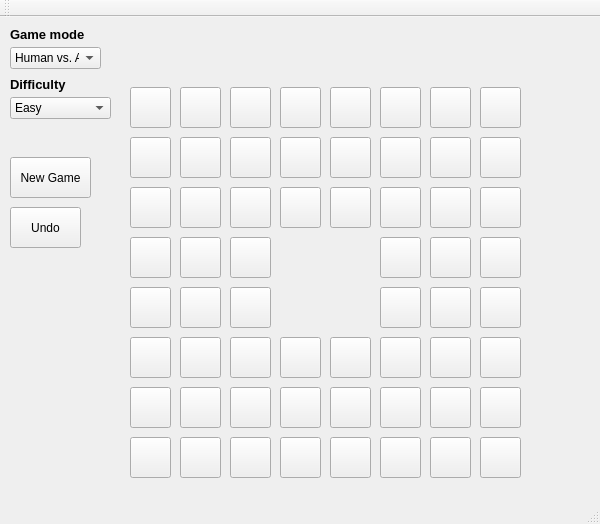
<?xml version="1.0" encoding="UTF-8"?>
<ui version="4.0">
 <class>MainWindow</class>
 <widget class="QMainWindow" name="MainWindow">
  <property name="geometry">
   <rect>
    <x>0</x>
    <y>0</y>
    <width>600</width>
    <height>524</height>
   </rect>
  </property>
  <property name="windowTitle">
   <string>MainWindow</string>
  </property>
  <property name="animated">
   <bool>true</bool>
  </property>
  <property name="tabShape">
   <enum>QTabWidget::Rounded</enum>
  </property>
  <property name="dockNestingEnabled">
   <bool>false</bool>
  </property>
  <widget class="QWidget" name="centralWidget">
   <widget class="QPushButton" name="btnNewGame">
    <property name="geometry">
     <rect>
      <x>10</x>
      <y>140</y>
      <width>81</width>
      <height>41</height>
     </rect>
    </property>
    <property name="text">
     <string>New Game</string>
    </property>
   </widget>
   <widget class="QComboBox" name="cboDifficulty">
    <property name="geometry">
     <rect>
      <x>10</x>
      <y>80</y>
      <width>101</width>
      <height>22</height>
     </rect>
    </property>
    <item>
     <property name="text">
      <string>Easy</string>
     </property>
    </item>
    <item>
     <property name="text">
      <string>Medium</string>
     </property>
    </item>
    <item>
     <property name="text">
      <string>Hard</string>
     </property>
    </item>
   </widget>
   <widget class="QPushButton" name="btnUndo">
    <property name="geometry">
     <rect>
      <x>10</x>
      <y>190</y>
      <width>71</width>
      <height>41</height>
     </rect>
    </property>
    <property name="text">
     <string>Undo</string>
    </property>
   </widget>
   <widget class="QLabel" name="label">
    <property name="geometry">
     <rect>
      <x>10</x>
      <y>60</y>
      <width>81</width>
      <height>16</height>
     </rect>
    </property>
    <property name="text">
     <string>&lt;html&gt;&lt;head/&gt;&lt;body&gt;&lt;p&gt;&lt;span style=&quot; font-size:10pt; font-weight:600;&quot;&gt;Difficulty&lt;/span&gt;&lt;/p&gt;&lt;/body&gt;&lt;/html&gt;</string>
    </property>
   </widget>
   <widget class="QLabel" name="lblBoard">
    <property name="geometry">
     <rect>
      <x>120</x>
      <y>60</y>
      <width>401</width>
      <height>401</height>
     </rect>
    </property>
    <property name="text">
     <string>&lt;html&gt;&lt;head/&gt;&lt;body&gt;&lt;p&gt;&lt;img src=&quot;:/images/board.jpg&quot;/&gt;&lt;/p&gt;&lt;/body&gt;&lt;/html&gt;</string>
    </property>
   </widget>
   <widget class="QLabel" name="label_2">
    <property name="geometry">
     <rect>
      <x>280</x>
      <y>220</y>
      <width>41</width>
      <height>41</height>
     </rect>
    </property>
    <property name="frameShape">
     <enum>QFrame::NoFrame</enum>
    </property>
    <property name="text">
     <string>&lt;html&gt;&lt;head/&gt;&lt;body&gt;&lt;p&gt;&lt;img src=&quot;:/images/white.png&quot;/&gt;&lt;/p&gt;&lt;/body&gt;&lt;/html&gt;</string>
    </property>
   </widget>
   <widget class="QLabel" name="label_3">
    <property name="geometry">
     <rect>
      <x>330</x>
      <y>270</y>
      <width>41</width>
      <height>41</height>
     </rect>
    </property>
    <property name="text">
     <string>&lt;html&gt;&lt;head/&gt;&lt;body&gt;&lt;p&gt;&lt;img src=&quot;:/images/white.png&quot;/&gt;&lt;/p&gt;&lt;/body&gt;&lt;/html&gt;</string>
    </property>
   </widget>
   <widget class="QLabel" name="label_4">
    <property name="geometry">
     <rect>
      <x>280</x>
      <y>270</y>
      <width>41</width>
      <height>41</height>
     </rect>
    </property>
    <property name="text">
     <string>&lt;html&gt;&lt;head/&gt;&lt;body&gt;&lt;p&gt;&lt;img src=&quot;:/images/black.png&quot;/&gt;&lt;/p&gt;&lt;/body&gt;&lt;/html&gt;</string>
    </property>
   </widget>
   <widget class="QLabel" name="label_5">
    <property name="geometry">
     <rect>
      <x>330</x>
      <y>220</y>
      <width>41</width>
      <height>41</height>
     </rect>
    </property>
    <property name="text">
     <string>&lt;html&gt;&lt;head/&gt;&lt;body&gt;&lt;p&gt;&lt;img src=&quot;:/images/black.png&quot;/&gt;&lt;/p&gt;&lt;/body&gt;&lt;/html&gt;</string>
    </property>
   </widget>
   <widget class="QPushButton" name="btn22">
    <property name="geometry">
     <rect>
      <x>230</x>
      <y>170</y>
      <width>41</width>
      <height>41</height>
     </rect>
    </property>
    <property name="autoFillBackground">
     <bool>false</bool>
    </property>
    <property name="text">
     <string/>
    </property>
    <property name="autoRepeat">
     <bool>false</bool>
    </property>
   </widget>
   <widget class="QPushButton" name="btn32">
    <property name="geometry">
     <rect>
      <x>230</x>
      <y>220</y>
      <width>41</width>
      <height>41</height>
     </rect>
    </property>
    <property name="autoFillBackground">
     <bool>false</bool>
    </property>
    <property name="text">
     <string/>
    </property>
    <property name="autoRepeat">
     <bool>false</bool>
    </property>
   </widget>
   <widget class="QPushButton" name="btn42">
    <property name="geometry">
     <rect>
      <x>230</x>
      <y>270</y>
      <width>41</width>
      <height>41</height>
     </rect>
    </property>
    <property name="autoFillBackground">
     <bool>false</bool>
    </property>
    <property name="text">
     <string/>
    </property>
    <property name="autoRepeat">
     <bool>false</bool>
    </property>
   </widget>
   <widget class="QPushButton" name="btn52">
    <property name="geometry">
     <rect>
      <x>230</x>
      <y>320</y>
      <width>41</width>
      <height>41</height>
     </rect>
    </property>
    <property name="autoFillBackground">
     <bool>false</bool>
    </property>
    <property name="text">
     <string/>
    </property>
    <property name="autoRepeat">
     <bool>false</bool>
    </property>
   </widget>
   <widget class="QPushButton" name="btn53">
    <property name="geometry">
     <rect>
      <x>280</x>
      <y>320</y>
      <width>41</width>
      <height>41</height>
     </rect>
    </property>
    <property name="autoFillBackground">
     <bool>false</bool>
    </property>
    <property name="text">
     <string/>
    </property>
    <property name="autoRepeat">
     <bool>false</bool>
    </property>
   </widget>
   <widget class="QPushButton" name="btn23">
    <property name="geometry">
     <rect>
      <x>280</x>
      <y>170</y>
      <width>41</width>
      <height>41</height>
     </rect>
    </property>
    <property name="autoFillBackground">
     <bool>false</bool>
    </property>
    <property name="text">
     <string/>
    </property>
    <property name="autoRepeat">
     <bool>false</bool>
    </property>
   </widget>
   <widget class="QPushButton" name="btn54">
    <property name="geometry">
     <rect>
      <x>330</x>
      <y>320</y>
      <width>41</width>
      <height>41</height>
     </rect>
    </property>
    <property name="autoFillBackground">
     <bool>false</bool>
    </property>
    <property name="text">
     <string/>
    </property>
    <property name="autoRepeat">
     <bool>false</bool>
    </property>
   </widget>
   <widget class="QPushButton" name="btn24">
    <property name="geometry">
     <rect>
      <x>330</x>
      <y>170</y>
      <width>41</width>
      <height>41</height>
     </rect>
    </property>
    <property name="autoFillBackground">
     <bool>false</bool>
    </property>
    <property name="text">
     <string/>
    </property>
    <property name="autoRepeat">
     <bool>false</bool>
    </property>
   </widget>
   <widget class="QPushButton" name="btn25">
    <property name="geometry">
     <rect>
      <x>380</x>
      <y>170</y>
      <width>41</width>
      <height>41</height>
     </rect>
    </property>
    <property name="autoFillBackground">
     <bool>false</bool>
    </property>
    <property name="text">
     <string/>
    </property>
    <property name="autoRepeat">
     <bool>false</bool>
    </property>
   </widget>
   <widget class="QPushButton" name="btn61">
    <property name="geometry">
     <rect>
      <x>180</x>
      <y>370</y>
      <width>41</width>
      <height>41</height>
     </rect>
    </property>
    <property name="autoFillBackground">
     <bool>false</bool>
    </property>
    <property name="text">
     <string/>
    </property>
    <property name="autoRepeat">
     <bool>false</bool>
    </property>
   </widget>
   <widget class="QPushButton" name="btn62">
    <property name="geometry">
     <rect>
      <x>230</x>
      <y>370</y>
      <width>41</width>
      <height>41</height>
     </rect>
    </property>
    <property name="autoFillBackground">
     <bool>false</bool>
    </property>
    <property name="text">
     <string/>
    </property>
    <property name="autoRepeat">
     <bool>false</bool>
    </property>
   </widget>
   <widget class="QPushButton" name="btn60">
    <property name="geometry">
     <rect>
      <x>130</x>
      <y>370</y>
      <width>41</width>
      <height>41</height>
     </rect>
    </property>
    <property name="autoFillBackground">
     <bool>false</bool>
    </property>
    <property name="text">
     <string/>
    </property>
    <property name="autoRepeat">
     <bool>false</bool>
    </property>
   </widget>
   <widget class="QPushButton" name="btn64">
    <property name="geometry">
     <rect>
      <x>330</x>
      <y>370</y>
      <width>41</width>
      <height>41</height>
     </rect>
    </property>
    <property name="autoFillBackground">
     <bool>false</bool>
    </property>
    <property name="text">
     <string/>
    </property>
    <property name="autoRepeat">
     <bool>false</bool>
    </property>
   </widget>
   <widget class="QPushButton" name="btn65">
    <property name="geometry">
     <rect>
      <x>380</x>
      <y>370</y>
      <width>41</width>
      <height>41</height>
     </rect>
    </property>
    <property name="autoFillBackground">
     <bool>false</bool>
    </property>
    <property name="text">
     <string/>
    </property>
    <property name="autoRepeat">
     <bool>false</bool>
    </property>
   </widget>
   <widget class="QPushButton" name="btn63">
    <property name="geometry">
     <rect>
      <x>280</x>
      <y>370</y>
      <width>41</width>
      <height>41</height>
     </rect>
    </property>
    <property name="autoFillBackground">
     <bool>false</bool>
    </property>
    <property name="text">
     <string/>
    </property>
    <property name="autoRepeat">
     <bool>false</bool>
    </property>
   </widget>
   <widget class="QPushButton" name="btn71">
    <property name="geometry">
     <rect>
      <x>180</x>
      <y>420</y>
      <width>41</width>
      <height>41</height>
     </rect>
    </property>
    <property name="autoFillBackground">
     <bool>false</bool>
    </property>
    <property name="text">
     <string/>
    </property>
    <property name="autoRepeat">
     <bool>false</bool>
    </property>
   </widget>
   <widget class="QPushButton" name="btn72">
    <property name="geometry">
     <rect>
      <x>230</x>
      <y>420</y>
      <width>41</width>
      <height>41</height>
     </rect>
    </property>
    <property name="autoFillBackground">
     <bool>false</bool>
    </property>
    <property name="text">
     <string/>
    </property>
    <property name="autoRepeat">
     <bool>false</bool>
    </property>
   </widget>
   <widget class="QPushButton" name="btn70">
    <property name="geometry">
     <rect>
      <x>130</x>
      <y>420</y>
      <width>41</width>
      <height>41</height>
     </rect>
    </property>
    <property name="autoFillBackground">
     <bool>false</bool>
    </property>
    <property name="text">
     <string/>
    </property>
    <property name="autoRepeat">
     <bool>false</bool>
    </property>
   </widget>
   <widget class="QPushButton" name="btn74">
    <property name="geometry">
     <rect>
      <x>330</x>
      <y>420</y>
      <width>41</width>
      <height>41</height>
     </rect>
    </property>
    <property name="autoFillBackground">
     <bool>false</bool>
    </property>
    <property name="text">
     <string/>
    </property>
    <property name="autoRepeat">
     <bool>false</bool>
    </property>
   </widget>
   <widget class="QPushButton" name="btn75">
    <property name="geometry">
     <rect>
      <x>380</x>
      <y>420</y>
      <width>41</width>
      <height>41</height>
     </rect>
    </property>
    <property name="autoFillBackground">
     <bool>false</bool>
    </property>
    <property name="text">
     <string/>
    </property>
    <property name="autoRepeat">
     <bool>false</bool>
    </property>
   </widget>
   <widget class="QPushButton" name="btn73">
    <property name="geometry">
     <rect>
      <x>280</x>
      <y>420</y>
      <width>41</width>
      <height>41</height>
     </rect>
    </property>
    <property name="autoFillBackground">
     <bool>false</bool>
    </property>
    <property name="text">
     <string/>
    </property>
    <property name="autoRepeat">
     <bool>false</bool>
    </property>
   </widget>
   <widget class="QPushButton" name="btn66">
    <property name="geometry">
     <rect>
      <x>430</x>
      <y>370</y>
      <width>41</width>
      <height>41</height>
     </rect>
    </property>
    <property name="autoFillBackground">
     <bool>false</bool>
    </property>
    <property name="text">
     <string/>
    </property>
    <property name="autoRepeat">
     <bool>false</bool>
    </property>
   </widget>
   <widget class="QPushButton" name="btn67">
    <property name="geometry">
     <rect>
      <x>480</x>
      <y>370</y>
      <width>41</width>
      <height>41</height>
     </rect>
    </property>
    <property name="autoFillBackground">
     <bool>false</bool>
    </property>
    <property name="text">
     <string/>
    </property>
    <property name="autoRepeat">
     <bool>false</bool>
    </property>
   </widget>
   <widget class="QPushButton" name="btn76">
    <property name="geometry">
     <rect>
      <x>430</x>
      <y>420</y>
      <width>41</width>
      <height>41</height>
     </rect>
    </property>
    <property name="autoFillBackground">
     <bool>false</bool>
    </property>
    <property name="text">
     <string/>
    </property>
    <property name="autoRepeat">
     <bool>false</bool>
    </property>
   </widget>
   <widget class="QPushButton" name="btn77">
    <property name="geometry">
     <rect>
      <x>480</x>
      <y>420</y>
      <width>41</width>
      <height>41</height>
     </rect>
    </property>
    <property name="autoFillBackground">
     <bool>false</bool>
    </property>
    <property name="text">
     <string/>
    </property>
    <property name="autoRepeat">
     <bool>false</bool>
    </property>
   </widget>
   <widget class="QPushButton" name="btn00">
    <property name="geometry">
     <rect>
      <x>130</x>
      <y>70</y>
      <width>41</width>
      <height>41</height>
     </rect>
    </property>
    <property name="autoFillBackground">
     <bool>false</bool>
    </property>
    <property name="text">
     <string/>
    </property>
    <property name="autoRepeat">
     <bool>false</bool>
    </property>
   </widget>
   <widget class="QPushButton" name="btn07">
    <property name="geometry">
     <rect>
      <x>480</x>
      <y>70</y>
      <width>41</width>
      <height>41</height>
     </rect>
    </property>
    <property name="autoFillBackground">
     <bool>false</bool>
    </property>
    <property name="text">
     <string/>
    </property>
    <property name="autoRepeat">
     <bool>false</bool>
    </property>
   </widget>
   <widget class="QPushButton" name="btn17">
    <property name="geometry">
     <rect>
      <x>480</x>
      <y>120</y>
      <width>41</width>
      <height>41</height>
     </rect>
    </property>
    <property name="autoFillBackground">
     <bool>false</bool>
    </property>
    <property name="text">
     <string/>
    </property>
    <property name="autoRepeat">
     <bool>false</bool>
    </property>
   </widget>
   <widget class="QPushButton" name="btn16">
    <property name="geometry">
     <rect>
      <x>430</x>
      <y>120</y>
      <width>41</width>
      <height>41</height>
     </rect>
    </property>
    <property name="autoFillBackground">
     <bool>false</bool>
    </property>
    <property name="text">
     <string/>
    </property>
    <property name="autoRepeat">
     <bool>false</bool>
    </property>
   </widget>
   <widget class="QPushButton" name="btn05">
    <property name="geometry">
     <rect>
      <x>380</x>
      <y>70</y>
      <width>41</width>
      <height>41</height>
     </rect>
    </property>
    <property name="autoFillBackground">
     <bool>false</bool>
    </property>
    <property name="text">
     <string/>
    </property>
    <property name="autoRepeat">
     <bool>false</bool>
    </property>
   </widget>
   <widget class="QPushButton" name="btn15">
    <property name="geometry">
     <rect>
      <x>380</x>
      <y>120</y>
      <width>41</width>
      <height>41</height>
     </rect>
    </property>
    <property name="autoFillBackground">
     <bool>false</bool>
    </property>
    <property name="text">
     <string/>
    </property>
    <property name="autoRepeat">
     <bool>false</bool>
    </property>
   </widget>
   <widget class="QPushButton" name="btn11">
    <property name="geometry">
     <rect>
      <x>180</x>
      <y>120</y>
      <width>41</width>
      <height>41</height>
     </rect>
    </property>
    <property name="autoFillBackground">
     <bool>false</bool>
    </property>
    <property name="text">
     <string/>
    </property>
    <property name="autoRepeat">
     <bool>false</bool>
    </property>
   </widget>
   <widget class="QPushButton" name="btn01">
    <property name="geometry">
     <rect>
      <x>180</x>
      <y>70</y>
      <width>41</width>
      <height>41</height>
     </rect>
    </property>
    <property name="autoFillBackground">
     <bool>false</bool>
    </property>
    <property name="text">
     <string/>
    </property>
    <property name="autoRepeat">
     <bool>false</bool>
    </property>
   </widget>
   <widget class="QPushButton" name="btn03">
    <property name="geometry">
     <rect>
      <x>280</x>
      <y>70</y>
      <width>41</width>
      <height>41</height>
     </rect>
    </property>
    <property name="autoFillBackground">
     <bool>false</bool>
    </property>
    <property name="text">
     <string/>
    </property>
    <property name="autoRepeat">
     <bool>false</bool>
    </property>
   </widget>
   <widget class="QPushButton" name="btn12">
    <property name="geometry">
     <rect>
      <x>230</x>
      <y>120</y>
      <width>41</width>
      <height>41</height>
     </rect>
    </property>
    <property name="autoFillBackground">
     <bool>false</bool>
    </property>
    <property name="text">
     <string/>
    </property>
    <property name="autoRepeat">
     <bool>false</bool>
    </property>
   </widget>
   <widget class="QPushButton" name="btn10">
    <property name="geometry">
     <rect>
      <x>130</x>
      <y>120</y>
      <width>41</width>
      <height>41</height>
     </rect>
    </property>
    <property name="autoFillBackground">
     <bool>false</bool>
    </property>
    <property name="text">
     <string/>
    </property>
    <property name="autoRepeat">
     <bool>false</bool>
    </property>
   </widget>
   <widget class="QPushButton" name="btn13">
    <property name="geometry">
     <rect>
      <x>280</x>
      <y>120</y>
      <width>41</width>
      <height>41</height>
     </rect>
    </property>
    <property name="autoFillBackground">
     <bool>false</bool>
    </property>
    <property name="text">
     <string/>
    </property>
    <property name="autoRepeat">
     <bool>false</bool>
    </property>
   </widget>
   <widget class="QPushButton" name="btn04">
    <property name="geometry">
     <rect>
      <x>330</x>
      <y>70</y>
      <width>41</width>
      <height>41</height>
     </rect>
    </property>
    <property name="autoFillBackground">
     <bool>false</bool>
    </property>
    <property name="text">
     <string/>
    </property>
    <property name="autoRepeat">
     <bool>false</bool>
    </property>
   </widget>
   <widget class="QPushButton" name="btn14">
    <property name="geometry">
     <rect>
      <x>330</x>
      <y>120</y>
      <width>41</width>
      <height>41</height>
     </rect>
    </property>
    <property name="autoFillBackground">
     <bool>false</bool>
    </property>
    <property name="text">
     <string/>
    </property>
    <property name="autoRepeat">
     <bool>false</bool>
    </property>
   </widget>
   <widget class="QPushButton" name="btn02">
    <property name="geometry">
     <rect>
      <x>230</x>
      <y>70</y>
      <width>41</width>
      <height>41</height>
     </rect>
    </property>
    <property name="autoFillBackground">
     <bool>false</bool>
    </property>
    <property name="text">
     <string/>
    </property>
    <property name="autoRepeat">
     <bool>false</bool>
    </property>
   </widget>
   <widget class="QPushButton" name="btn06">
    <property name="geometry">
     <rect>
      <x>430</x>
      <y>70</y>
      <width>41</width>
      <height>41</height>
     </rect>
    </property>
    <property name="autoFillBackground">
     <bool>false</bool>
    </property>
    <property name="text">
     <string/>
    </property>
    <property name="autoRepeat">
     <bool>false</bool>
    </property>
   </widget>
   <widget class="QPushButton" name="btn26">
    <property name="geometry">
     <rect>
      <x>430</x>
      <y>170</y>
      <width>41</width>
      <height>41</height>
     </rect>
    </property>
    <property name="autoFillBackground">
     <bool>false</bool>
    </property>
    <property name="text">
     <string/>
    </property>
    <property name="autoRepeat">
     <bool>false</bool>
    </property>
   </widget>
   <widget class="QPushButton" name="btn27">
    <property name="geometry">
     <rect>
      <x>480</x>
      <y>170</y>
      <width>41</width>
      <height>41</height>
     </rect>
    </property>
    <property name="autoFillBackground">
     <bool>false</bool>
    </property>
    <property name="text">
     <string/>
    </property>
    <property name="autoRepeat">
     <bool>false</bool>
    </property>
   </widget>
   <widget class="QPushButton" name="btn20">
    <property name="geometry">
     <rect>
      <x>130</x>
      <y>170</y>
      <width>41</width>
      <height>41</height>
     </rect>
    </property>
    <property name="autoFillBackground">
     <bool>false</bool>
    </property>
    <property name="text">
     <string/>
    </property>
    <property name="autoRepeat">
     <bool>false</bool>
    </property>
   </widget>
   <widget class="QPushButton" name="btn21">
    <property name="geometry">
     <rect>
      <x>180</x>
      <y>170</y>
      <width>41</width>
      <height>41</height>
     </rect>
    </property>
    <property name="autoFillBackground">
     <bool>false</bool>
    </property>
    <property name="text">
     <string/>
    </property>
    <property name="autoRepeat">
     <bool>false</bool>
    </property>
   </widget>
   <widget class="QPushButton" name="btn40">
    <property name="geometry">
     <rect>
      <x>130</x>
      <y>270</y>
      <width>41</width>
      <height>41</height>
     </rect>
    </property>
    <property name="autoFillBackground">
     <bool>false</bool>
    </property>
    <property name="text">
     <string/>
    </property>
    <property name="autoRepeat">
     <bool>false</bool>
    </property>
   </widget>
   <widget class="QPushButton" name="btn30">
    <property name="geometry">
     <rect>
      <x>130</x>
      <y>220</y>
      <width>41</width>
      <height>41</height>
     </rect>
    </property>
    <property name="autoFillBackground">
     <bool>false</bool>
    </property>
    <property name="text">
     <string/>
    </property>
    <property name="autoRepeat">
     <bool>false</bool>
    </property>
   </widget>
   <widget class="QPushButton" name="btn41">
    <property name="geometry">
     <rect>
      <x>180</x>
      <y>270</y>
      <width>41</width>
      <height>41</height>
     </rect>
    </property>
    <property name="autoFillBackground">
     <bool>false</bool>
    </property>
    <property name="text">
     <string/>
    </property>
    <property name="autoRepeat">
     <bool>false</bool>
    </property>
   </widget>
   <widget class="QPushButton" name="btn50">
    <property name="geometry">
     <rect>
      <x>130</x>
      <y>320</y>
      <width>41</width>
      <height>41</height>
     </rect>
    </property>
    <property name="autoFillBackground">
     <bool>false</bool>
    </property>
    <property name="text">
     <string/>
    </property>
    <property name="autoRepeat">
     <bool>false</bool>
    </property>
   </widget>
   <widget class="QPushButton" name="btn31">
    <property name="geometry">
     <rect>
      <x>180</x>
      <y>220</y>
      <width>41</width>
      <height>41</height>
     </rect>
    </property>
    <property name="autoFillBackground">
     <bool>false</bool>
    </property>
    <property name="text">
     <string/>
    </property>
    <property name="autoRepeat">
     <bool>false</bool>
    </property>
   </widget>
   <widget class="QPushButton" name="btn51">
    <property name="geometry">
     <rect>
      <x>180</x>
      <y>320</y>
      <width>41</width>
      <height>41</height>
     </rect>
    </property>
    <property name="autoFillBackground">
     <bool>false</bool>
    </property>
    <property name="text">
     <string/>
    </property>
    <property name="autoRepeat">
     <bool>false</bool>
    </property>
   </widget>
   <widget class="QPushButton" name="btn45">
    <property name="geometry">
     <rect>
      <x>380</x>
      <y>270</y>
      <width>41</width>
      <height>41</height>
     </rect>
    </property>
    <property name="autoFillBackground">
     <bool>false</bool>
    </property>
    <property name="text">
     <string/>
    </property>
    <property name="autoRepeat">
     <bool>false</bool>
    </property>
   </widget>
   <widget class="QPushButton" name="btn35">
    <property name="geometry">
     <rect>
      <x>380</x>
      <y>220</y>
      <width>41</width>
      <height>41</height>
     </rect>
    </property>
    <property name="autoFillBackground">
     <bool>false</bool>
    </property>
    <property name="text">
     <string/>
    </property>
    <property name="autoRepeat">
     <bool>false</bool>
    </property>
   </widget>
   <widget class="QPushButton" name="btn46">
    <property name="geometry">
     <rect>
      <x>430</x>
      <y>270</y>
      <width>41</width>
      <height>41</height>
     </rect>
    </property>
    <property name="autoFillBackground">
     <bool>false</bool>
    </property>
    <property name="text">
     <string/>
    </property>
    <property name="autoRepeat">
     <bool>false</bool>
    </property>
   </widget>
   <widget class="QPushButton" name="btn55">
    <property name="geometry">
     <rect>
      <x>380</x>
      <y>320</y>
      <width>41</width>
      <height>41</height>
     </rect>
    </property>
    <property name="autoFillBackground">
     <bool>false</bool>
    </property>
    <property name="text">
     <string/>
    </property>
    <property name="autoRepeat">
     <bool>false</bool>
    </property>
   </widget>
   <widget class="QPushButton" name="btn36">
    <property name="geometry">
     <rect>
      <x>430</x>
      <y>220</y>
      <width>41</width>
      <height>41</height>
     </rect>
    </property>
    <property name="autoFillBackground">
     <bool>false</bool>
    </property>
    <property name="text">
     <string/>
    </property>
    <property name="autoRepeat">
     <bool>false</bool>
    </property>
   </widget>
   <widget class="QPushButton" name="btn56">
    <property name="geometry">
     <rect>
      <x>430</x>
      <y>320</y>
      <width>41</width>
      <height>41</height>
     </rect>
    </property>
    <property name="autoFillBackground">
     <bool>false</bool>
    </property>
    <property name="text">
     <string/>
    </property>
    <property name="autoRepeat">
     <bool>false</bool>
    </property>
   </widget>
   <widget class="QPushButton" name="btn37">
    <property name="geometry">
     <rect>
      <x>480</x>
      <y>220</y>
      <width>41</width>
      <height>41</height>
     </rect>
    </property>
    <property name="autoFillBackground">
     <bool>false</bool>
    </property>
    <property name="text">
     <string/>
    </property>
    <property name="autoRepeat">
     <bool>false</bool>
    </property>
   </widget>
   <widget class="QPushButton" name="btn57">
    <property name="geometry">
     <rect>
      <x>480</x>
      <y>320</y>
      <width>41</width>
      <height>41</height>
     </rect>
    </property>
    <property name="autoFillBackground">
     <bool>false</bool>
    </property>
    <property name="text">
     <string/>
    </property>
    <property name="autoRepeat">
     <bool>false</bool>
    </property>
   </widget>
   <widget class="QPushButton" name="btn47">
    <property name="geometry">
     <rect>
      <x>480</x>
      <y>270</y>
      <width>41</width>
      <height>41</height>
     </rect>
    </property>
    <property name="autoFillBackground">
     <bool>false</bool>
    </property>
    <property name="text">
     <string/>
    </property>
    <property name="autoRepeat">
     <bool>false</bool>
    </property>
   </widget>
   <widget class="QLabel" name="lblMode">
    <property name="geometry">
     <rect>
      <x>10</x>
      <y>10</y>
      <width>81</width>
      <height>16</height>
     </rect>
    </property>
    <property name="text">
     <string>&lt;html&gt;&lt;head/&gt;&lt;body&gt;&lt;p&gt;&lt;span style=&quot; font-size:10pt; font-weight:600;&quot;&gt;Game mode&lt;/span&gt;&lt;/p&gt;&lt;/body&gt;&lt;/html&gt;</string>
    </property>
   </widget>
   <widget class="QComboBox" name="cboGameMode">
    <property name="geometry">
     <rect>
      <x>10</x>
      <y>30</y>
      <width>91</width>
      <height>22</height>
     </rect>
    </property>
    <item>
     <property name="text">
      <string>Human vs. AI</string>
     </property>
    </item>
    <item>
     <property name="text">
      <string>AI vs. AI</string>
     </property>
    </item>
   </widget>
  </widget>
  <widget class="QMenuBar" name="menuBar">
   <property name="geometry">
    <rect>
     <x>0</x>
     <y>0</y>
     <width>600</width>
     <height>21</height>
    </rect>
   </property>
  </widget>
  <widget class="QToolBar" name="mainToolBar">
   <attribute name="toolBarArea">
    <enum>TopToolBarArea</enum>
   </attribute>
   <attribute name="toolBarBreak">
    <bool>false</bool>
   </attribute>
  </widget>
  <widget class="QStatusBar" name="statusBar"/>
 </widget>
 <layoutdefault spacing="6" margin="11"/>
 <resources/>
 <connections/>
</ui>
